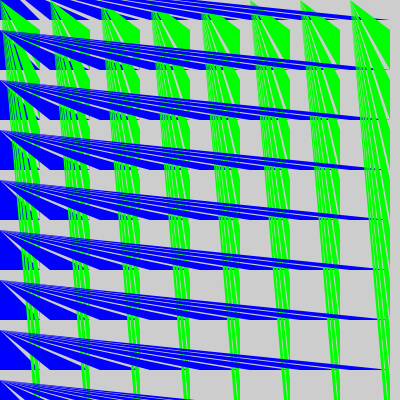
Frame 1 (no input)
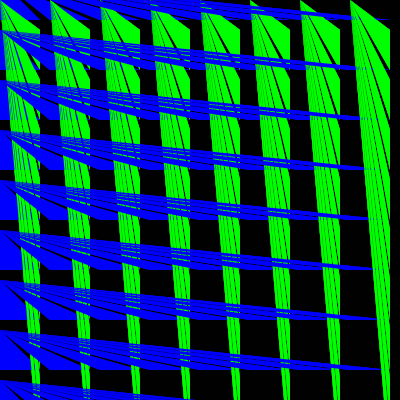
Frame 60 (no input)
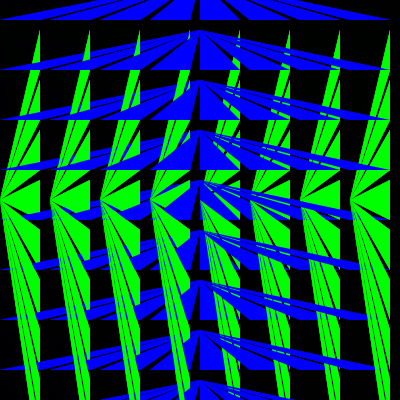
Frame 120 (the mouse pressed at the canvas centre since frame 60)

The p5.js sketch that drew these frames (run headless with seeded random() and noise() and a simulated clock; from frame 60 on, the mouse is pressed at the canvas centre):

// p5.js sketch
// ── sketch.js
// DDM2008 — Activity 2b
// (Pattern Making, 40 min)
let x, y;

function setup() {
  createCanvas(400, 400);
  rectMode(CENTER);
}

function draw() {
  background(0,50);

  // Horizontal row of shapes
  for (let x = 0; x < width; x += 50) {
    // Alternate colors using % (modulo)
    for (let y = 0; y < height +50; y += 50) {
      // if (x % 100 == 0) {
      //   fill(0, 255, 0);
      // } else {
      //   fill(0, 0, 255);
      // }
      // ellipse(x + 25, y+25, 40);
      noStroke()
      fill(0,0,255)
      triangle(mouseX, y - 20, x, y + 20, x + 40, y + 20);
      //specifically for a right angled trianlge, gotta draw and cartesian again for other shapes waaaa
      fill(0,255,0)
      triangle(x + 40, y + 70, x, mouseY, x + 40, y + 30);
    }
  }
}
